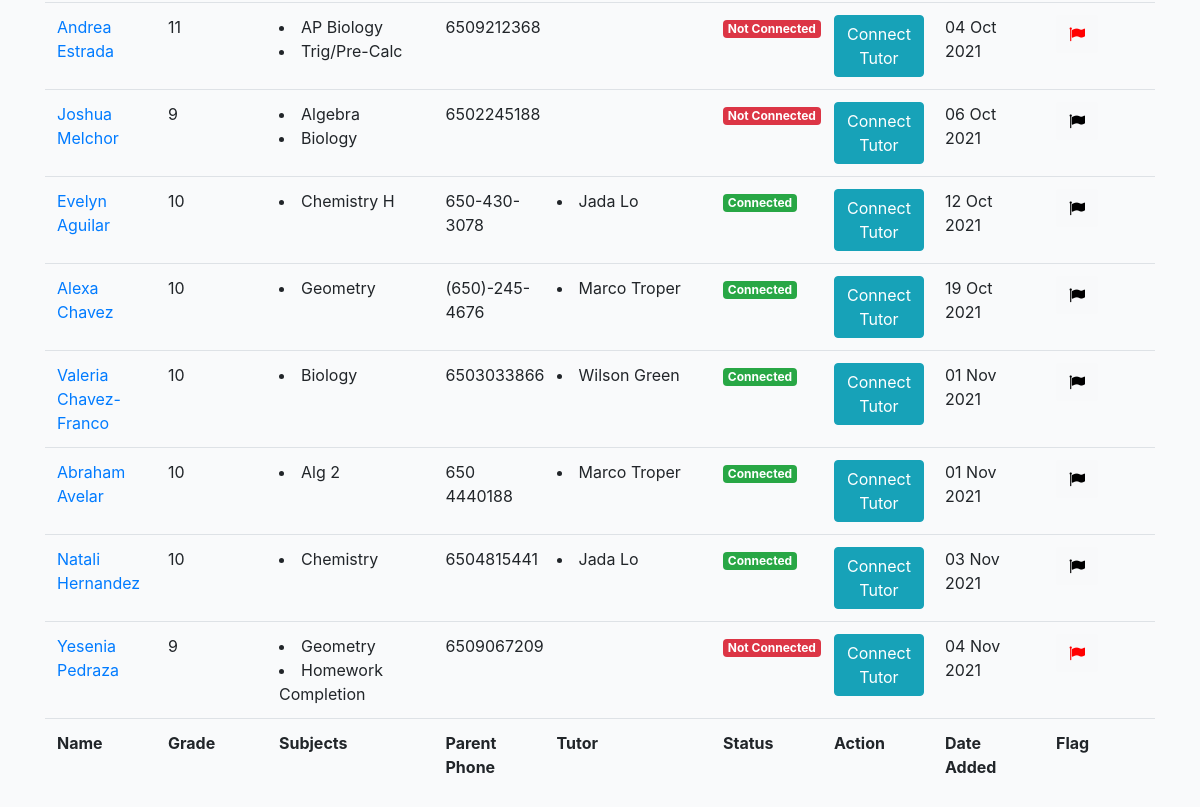
Before: /tutoring/students/ (signed in, lower part) with the older database file.
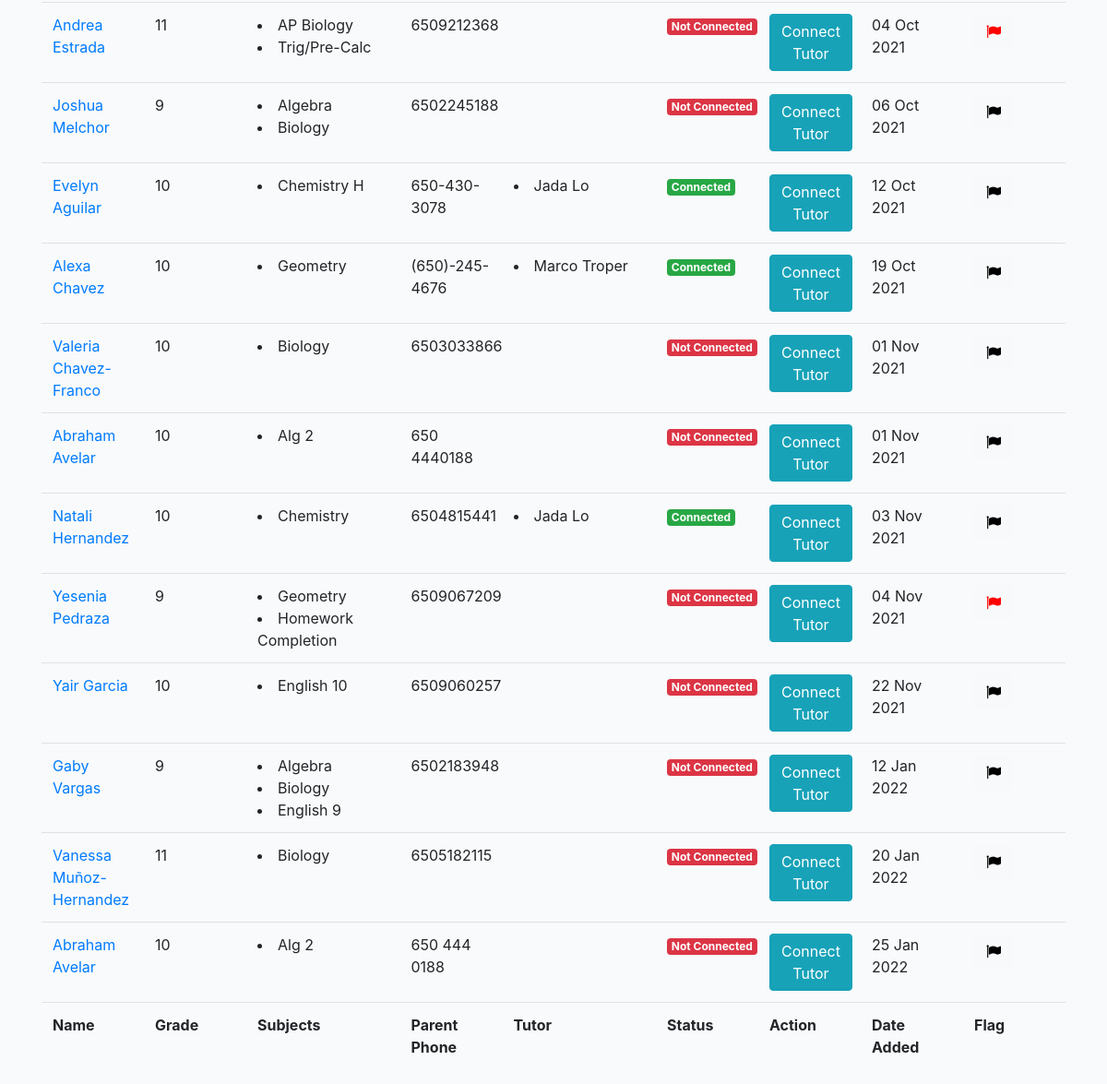
After: the same page with the newer database file.
### profiles/models.py (models this page shows, shortened)
class Profile(models.Model):
    role = models.CharField(max_length=200, choices=ROLE_CHOICES_PROFILE, null=True)
    avatar = models.ImageField(default='avatar.png', upload_to='avatars/')
    first_name = models.CharField(max_length=200, blank=True)
    last_name = models.CharField(max_length=200, blank=True)
    email = models.EmailField(max_length=200, blank=True)
    student_grade = models.CharField(null=True, blank=True, max_length=200, choices=STUDENT_GRADE_CHOICES)
    grade = models.CharField(null=True, blank=True, max_length=200, choices=GRADE_CHOICES)
    academic_advisor = models.ForeignKey(Academicadvisor, null=True, blank=True, on_delete=models.CASCADE, related_name='academic_advisor')
    academic_advisor_email = models.EmailField(max_length=200, blank=True)
    subjects = models.ManyToManyField(Subject, blank=True, related_name='subjects')
    school = models.CharField(max_length=200, blank=True)
    friends = models.ManyToManyField("self", blank=True, related_name='testfriends')
    updated = models.DateTimeField(auto_now=True)
    created = models.DateTimeField(auto_now_add=True)
    slug = models.SlugField(unique=True, blank=True)
    flag = models.BooleanField(default=False)
    parent1_first_name = models.CharField(max_length=200, blank=True)
    parent1_last_name = models.CharField(max_length=200, blank=True)
    parent1_phone = models.CharField(max_length=200, blank=True)
    parent1_email = models.EmailField(max_length=200, blank=True)
    student_capacity = models.IntegerField(null=True, blank=True)
    phone = models.CharField(max_length=200, blank=True)
    question = models.TextField(null=True, blank=True, max_length=1000)
    languages = models.ManyToManyField(Language, blank=True, related_name='subjects')
    comfortable_share_phone = models.BooleanField(default=False)
    permission_share_grade = models.BooleanField(default=False)
    optional_school_loop_profile_link = models.TextField(null=True, blank=True, max_length=500)
    optional_school_loop_username = models.TextField(null=True, blank=True, max_length=500)
    optional_school_loop_password = models.TextField(null=True, blank=True, max_length=500)
    parent_languages = models.CharField(null=True, blank=True, max_length=200, choices=LANGUAGE_CHOICES)
    age = models.IntegerField(null=True, blank=True)
    ethnic = models.CharField(null=True, blank=True, max_length=200, choices=ETHNIC_CHOICES)
    note = models.TextField(null=True, blank=True, max_length=1000)
    interest = models.ManyToManyField(Interest, blank=True, related_name='interest')
    check = models.CharField(null=True, blank=True, max_length=200, choices=YES_NO)
    status = models.CharField(null=True, blank=True, max_length=200, choices=PROFILE_STATUS, default='active')
    connect_virtual = models.BooleanField(default=False)
    def get_absolute_url(self):
        return reverse("profiles:profile-detail-view", kwargs={"slug": self.slug})
    def get_friends(self):
        return self.friends.all()
    def get_subjects(self):
        return self.subjects.all()
    __initial_first_name = None
    __initial_last_name = None
    def __init__(self, *args, **kwargs):
        super().__init__(*args, **kwargs)
        self.__initial_first_name = self.first_name
        self.__initial_last_name = self.last_name

class Subject(models.Model):
    name = models.CharField(max_length=200, blank=True)
    def __str__(self):
        return self.name

### profiles/views.py (the view)
# urls.py: path('students/', StudentProfileListView.as_view(), name='student-profiles-list'),
@method_decorator(login_required, name='dispatch')
@method_decorator(allowed_users(allowed_roles=['tutor', 'admin']), name='dispatch')
class StudentProfileListView(ListView):
    model = Profile
    template_name = 'tutor/student-profile-list.html'
    def get_queryset(self):
        qs = Profile.objects.filter(role='student')
        return qs

### cprofiles/context_processors.py (called while the page is built)
def choice_question(request):
    if(request.user.id):
        choice_unanswered_question_num = Question.objects.filter(status="UNANSWERED").count()
        choice_session_flag_num = Session.objects.filter(flag=True).count()
        return {
            'choice_unanswered_question_num' : choice_unanswered_question_num,
            'choice_session_flag_num' : choice_session_flag_num
        }
    return {}

### middleschool/context_processors.py (called while the page is built)
def middle_school_question(request):
    if(request.user.id):
        middle_school_unanswered_question_num = Question.objects.filter(status="UNANSWERED").count()
        middle_school_session_flag_num = Session.objects.filter(flag=True).count()
        return {
            'middle_school_unanswered_question_num' : middle_school_unanswered_question_num,
            'middle_school_session_flag_num' : middle_school_session_flag_num
        }
    return {}

### templates/tutor/student-profile-list.html (shortened to what this page needs)
{% extends 'base.html' %}
{% load static %}
{% block stylesheet %}{% static '/css/my_invites.css' %}{% endblock %}
{% block content %}
<div class="table-responsive-lg">
    <table id="myTable" class="table">
        <tfoot>
            <tr>
                <th>Name</th>
                <th>Grade</th>
                <th>Subjects</th>
                <th>Parent Phone</th>
                <th>Tutor</th>
                <th>Status</th>
                <th>Action</th>
                <th>Date Added</th>
                <th>Flag</th>
            </tr>
        </tfoot>
        <tbody>
            {% for obj in object_list %}
            <tr>
                <td><a href="{{obj.get_absolute_url}}">{{obj.first_name}} {{obj.last_name}}</a></td>
                <td>{{obj.student_grade}}</td>
                <td>{% for subject in obj.get_subjects %}<li>{{subject}} </li>{% endfor %}</td>
                <td>{{obj.parent1_phone}}</td>
                <td>{% for friend in obj.get_friends %}<li>{{friend.first_name}} {{friend.last_name}} </li>{% endfor %}</td>
                <td>
                    {% if obj.status == 'deactivated' %}
                        <div><span class="badge badge-secondary">Deactivated</span></div>
                    {% else %}
                        {% for friend in obj.get_friends %}
                        <div><span class="badge badge-success">Connected</span></div>
                        {% empty %}
                        <div><span class="badge badge-danger">Not Connected</div>
                        {% endfor %}
                    {% endif %}
                </td>
                <td>
                    {% if obj.status == 'deactivated' %}
                    <a href="{% url 'profiles:student-detail-view' obj.slug %}"><button type="submit" class="btn btn-info" disabled>Connect Tutor</button></a>
                    {% else %}
                    <a href="{% url 'profiles:student-detail-view' obj.slug %}"><button type="submit" class="btn btn-info">Connect Tutor</button></a>
                    {% endif %}
                </td>
                <td>{{ obj.created |date:"d M Y"  }}</td>
                <td>
                    <form action="{% url 'profiles:like-post-view' %}" method="POST" class='like-form' id='{{obj.id}}'>
                        <button type="submit" class="like_btn btn btn-light like-btn{{obj.id}}">
                            {% if obj.flag == False %}
                            <i class="fa fa-flag thumb{{obj.id}}" style="color:black"></i>
                                {% else %}
                                <i class="fa fa-flag thumb{{obj.id}}" style="color:red"></i>
                                    {% endif %}
                                </button>
                    </form>
                </td>
            </tr>
            {% endfor %}
        </tbody>
    </table>
</div>
{% endblock content %}

Changed rows visible on the page:
no longer on one of the page's lists (row edited): Profile: first_name "Marco", last_name "Troper"
no longer on this page (row edited): Profile: first_name "Wilson", last_name "Green"
changed Profile "Valeria": now shows "Not Connected"
changed Profile (number 8 of 14 on the later page): now shows "Not Connected"
added Profile: first_name "Yair", last_name "Garcia", student_grade "10", parent1_phone "6509060257", status "Not Connected", created "22 Nov 2021"
now on this page (row unchanged): Subject: name "English 10", shown under "Yair"
added Profile: first_name "Gaby", last_name "Vargas", student_grade "9", parent1_phone "6502183948", status "Not Connected", created "12 Jan 2022", Subject (name "Algebra"), Subject (name "Biology")
now on this page (row unchanged): Subject: name "English 9", shown under "Gaby"
added Profile: first_name "Vanessa", last_name "Muñoz-Hernandez", student_grade "11", parent1_phone "6505182115", status "Not Connected", created "20 Jan 2022", Subject (name "Biology")
added Profile: first_name "Abraham", last_name "Avelar", student_grade "10", parent1_phone "650 444 0188", status "Not Connected", created "25 Jan 2022", Subject (name "Alg 2")
